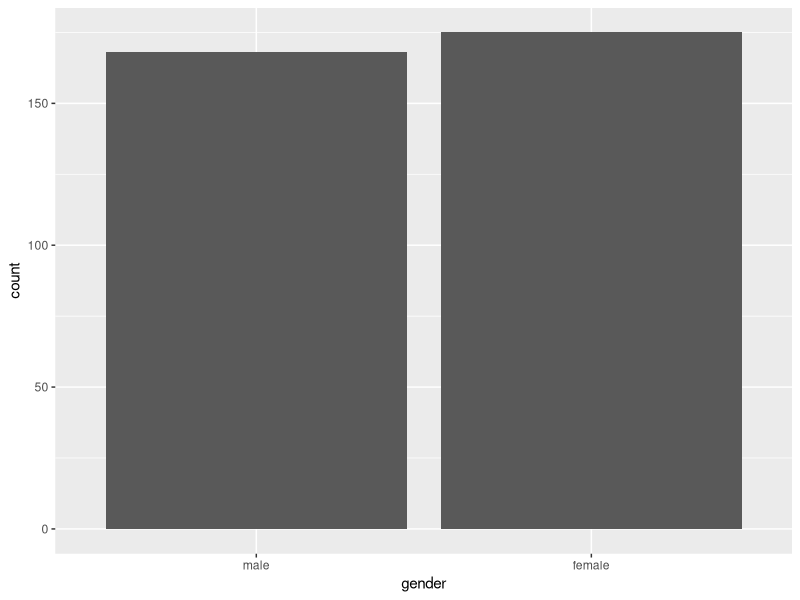
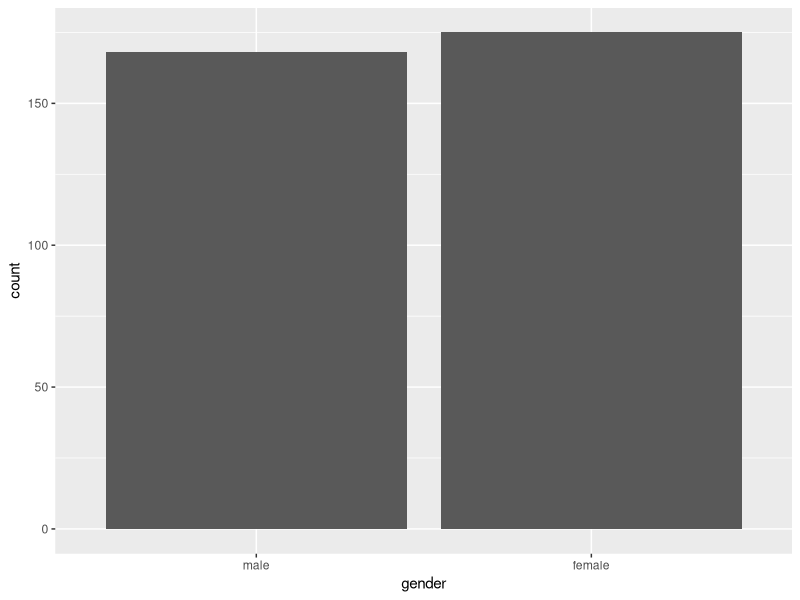
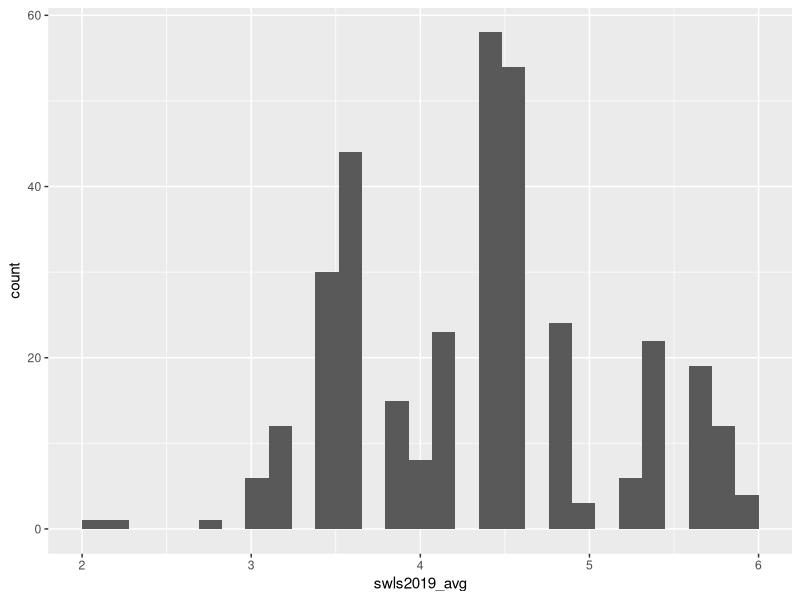
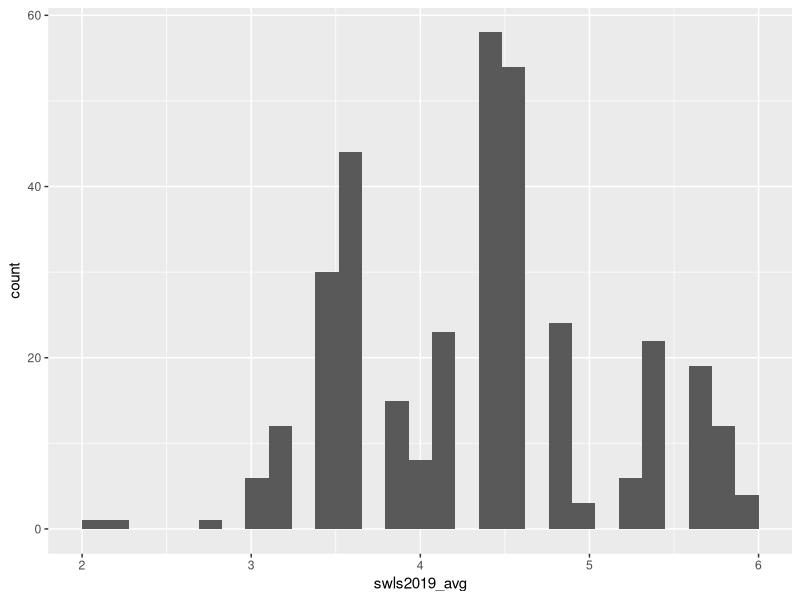
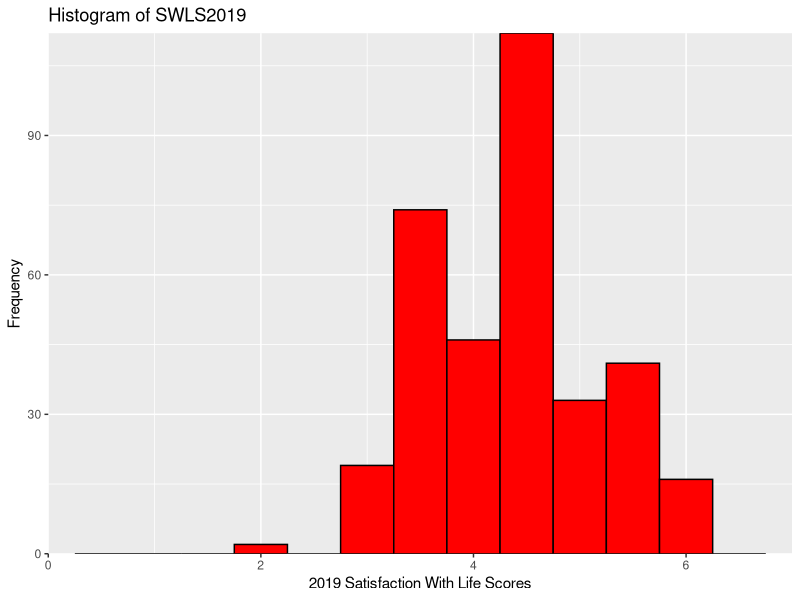
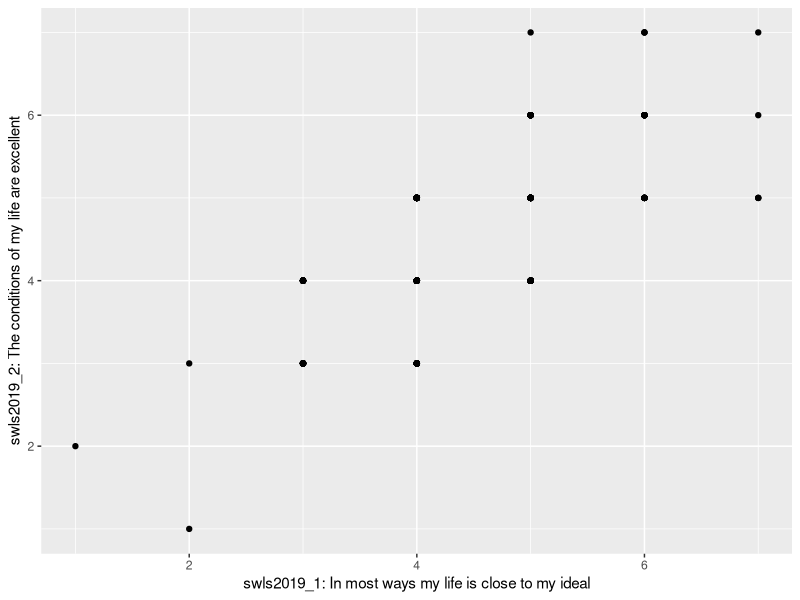

These figures' R source, in order:
## ---- chunk 1

library(tidyverse)

## ---- chunk 2

data <- read_csv("SWB.csv")

# this code is saying...
# read in the .csv file, "SWB.csv" and assign it to the object "data"
# from now on, "data" will refer to the data in this csv file

## ---- chunk 3

str(data)

glimpse(data)


## ---- chunk 4

data$gender <- factor(data$gender, levels = c(0, 1), labels = c("male", "female"))
# Here, we are telling R that level 0 = label “male”, level 1 = label “female”
# Also notice that male and female are enclosed in quotation marks (string variables).

# Check that gender is now a factor
glimpse(data$gender)

## ---- chunk 5

swls2019_only <- data %>%   # create the subset called "swls2019_only" from "data"
  select(gender, swls2019_1:swls2019_5)  # and select only gender and the columns swls2019_1 to swls2019_5

## ---- chunk 6
head(swls2019_only)

## ---- chunk 7

swls2019_genderlast <- data %>%   
  select(swls2019_1:swls2019_5, gender)  

## ---- chunk 8
head(swls2019_genderlast)

## ---- chunk 9

male_only <- data %>%	 # create "male_only" subset from "data", 
  filter(gender == "male")  # then filter (keep) only male participants

## ---- chunk 10
head(male_only)

## ---- chunk 11

swls2019_only <- swls2019_only %>% 
  mutate(swls2019_avg = (swls2019_1 + swls2019_2 + swls2019_3 + swls2019_4 + swls2019_5) / 5)
# create a variable called `swls2019_avg` by adding up swls2019_1 to swls2019_5 and then dividing the total by 5

## ---- chunk 12
head(swls2019_only)

## ---- chunk 13

swls2019_only <- swls2019_only %>% 
  mutate(swls2019_avg_rowmeans = rowMeans(across(c(swls2019_1:swls2019_5))))

# rowMeans(across(c(swls2019_1:swls2019_5))) tells R that we want to find the mean (average) for each row (hence rowMeans) across the five variables, swls2019_1 to swls2019_5. 

## ---- chunk 14

swls2019_only %>% 
  select(swls2019_avg, swls2019_avg_rowmeans) %>% 
  head(6) %>% 
  print(width = Inf)

## ---- chunk 15

swls2019_only %>% 
  summarise(avg_swls = mean(swls2019_avg), 
            min_swls = min(swls2019_avg), 
            max_swls = max(swls2019_avg), 
            var_swls = var(swls2019_avg), 
            sd_swls = sd(swls2019_avg), 
            total = n())

## ---- chunk 16

swls2019_only %>% 
  group_by(gender) %>% 
  summarise(avg_swls = mean(swls2019_avg), 
            min_swls = min(swls2019_avg), 
            max_swls = max(swls2019_avg), 
            var_swls = var(swls2019_avg), 
            sd_swls = sd(swls2019_avg), 
            total = n())

## ---- chunk 17

swls2019_only %>% 
  group_by(gender) %>%  # Group the result by gender
  summarise(freq = n())  # Count how many of each value in the data

## ---- chunk 18

swls2019_only %>% 
  group_by(gender) %>%   # Group the result by gender
  summarise(freq = n()) %>%  # Count how many of each value in the data 
  mutate (total = sum(freq),  # Count the total number of observations 
          rel_freq = freq / total)  # Take the frequency of each value / total number of observations

## ---- chunk 19

ggplot(data = swls2019_only, aes(x = gender)) +  # dataset used is swls2019_only, x (horizontal axis) is gender
  geom_bar(stat="count")  # we want a bar plot where the statistic is the count of the values in x 

## ---- chunk 20

# Alternative
swls2019_only %>%  # dataset used is swls2019_only
  ggplot(.) +  # R takes swls2019_only in the previous line and places it in the . on this line to tell ggplot that dataset used is swls2019_only
  geom_bar(aes(x = gender), stat="count")  # we want a bar plot where x (horizontal axis) is gender and the statistic is the count of values in x

## ---- chunk 21
ggplot(swls2019_only, aes(x = swls2019_avg)) + 
  geom_histogram()  # we want a histogram, so geom_histogram() is used

## ---- chunk 22

swls2019_only %>% 
  ggplot(.) + 
  geom_histogram(aes(x = swls2019_avg))

## ---- chunk 23

# Assign color “grey” to the object barfill (which we will use below to change the colour of the bars).
barfill <- "red" 
# Assign color “black” to the object barlines (which we will use below to change the colour of the barlines).
barlines <- "black" 
# Specify the data frame and the variables to plot.
ggplot(swls2019_only, aes(x = swls2019_avg)) + 
# Specify the type of plot and binwidth.
  geom_histogram(binwidth = 0.5, 
# Specify the border of the bars.
                   color = barlines, 
# Specify the color of the bar.
                   fill = barfill) + 
# Label the x-axis.
  scale_x_continuous(name = "2019 Satisfaction With Life Scores", 
# Force the graph to start at x = 0
                     expand = c(0, 0), 
# Force the graph to end at x = 7
                     limits = c(0, 7)) + 
# Label the y-axis.
  scale_y_continuous(name = "Frequency", 
# Force the graph to start at y = 0
                     expand = c(0, 0), 
# No maximum limit to y (hence, NA)
                     limits = c(0, NA)) + 
# Give the histogram a title.
    ggtitle("Histogram of SWLS2019")
## ---- chunk 24

swls2019_only %>% 
  ggplot(.) + 
  geom_point(aes(x = swls2019_1, y = swls2019_2)) +  # A scatterplot is a plot of points on a graph. So we use geom_point.
  labs(x = "swls2019_1: In most ways my life is close to my ideal",
       y = "swls2019_2: The conditions of my life are excellent")  # labs() is another way to add labels. You can also add titles using the labs() function. 

